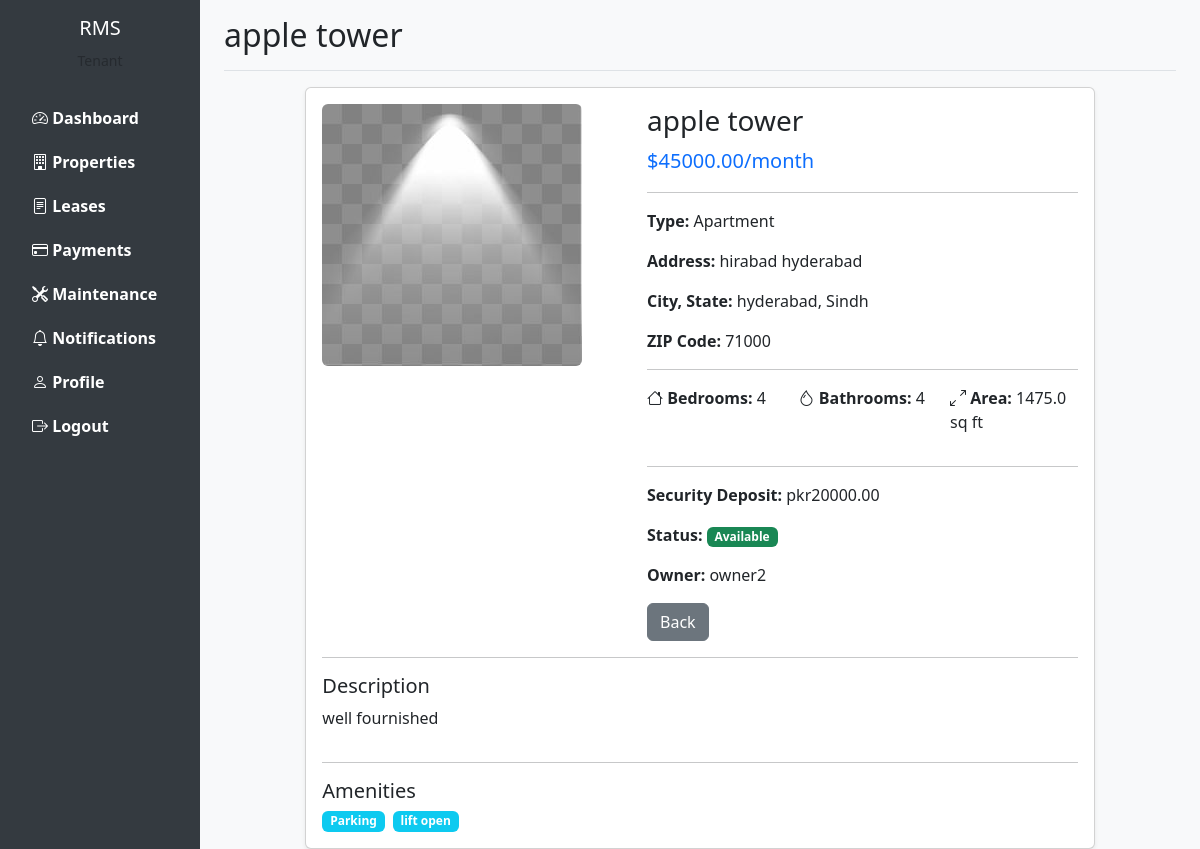
/properties/1 (signed in), run on the app's committed database.
### models.py (models this page shows, shortened)
class Property(db.Model):
    __tablename__ = 'properties'
    id = db.Column(db.Integer, primary_key=True)
    owner_id = db.Column(db.Integer, db.ForeignKey('users.id'), nullable=False)
    property_type = db.Column(db.String(50), nullable=False)
    title = db.Column(db.String(200), nullable=False)
    address = db.Column(db.Text, nullable=False)
    city = db.Column(db.String(100))
    state = db.Column(db.String(100))
    zip_code = db.Column(db.String(20))
    bedrooms = db.Column(db.Integer)
    bathrooms = db.Column(db.Integer)
    area_sqft = db.Column(db.Float)
    rent_amount = db.Column(db.Float, nullable=False)
    security_deposit = db.Column(db.Float)
    description = db.Column(db.Text)
    amenities = db.Column(db.Text)
    availability_status = db.Column(db.String(20), default='available')
    image_path = db.Column(db.String(255))
    created_at = db.Column(db.DateTime, default=datetime.utcnow)
    updated_at = db.Column(db.DateTime, default=datetime.utcnow, onupdate=datetime.utcnow)
    leases = db.relationship('Lease', backref='property', lazy=True)
    maintenance_requests = db.relationship('MaintenanceRequest', backref='property', lazy=True)

class User(UserMixin, db.Model):
    __tablename__ = 'users'
    id = db.Column(db.Integer, primary_key=True)
    username = db.Column(db.String(80), unique=True, nullable=False)
    email = db.Column(db.String(120), unique=True, nullable=False)
    password_hash = db.Column(db.String(255), nullable=False)
    full_name = db.Column(db.String(120), nullable=False)
    phone = db.Column(db.String(20))
    address = db.Column(db.Text)
    role = db.Column(db.String(20), nullable=False)
    is_active = db.Column(db.Boolean, default=True)
    created_at = db.Column(db.DateTime, default=datetime.utcnow)
    updated_at = db.Column(db.DateTime, default=datetime.utcnow, onupdate=datetime.utcnow)
    properties = db.relationship('Property', backref='owner', lazy=True, foreign_keys='Property.owner_id')
    leases_as_tenant = db.relationship('Lease', backref='tenant', lazy=True, foreign_keys='Lease.tenant_id')
    payments = db.relationship('Payment', backref='payer', lazy=True)
    maintenance_requests = db.relationship('MaintenanceRequest', backref='requester', lazy=True, foreign_keys='MaintenanceRequest.tenant_id')
    assigned_maintenance = db.relationship('MaintenanceRequest', backref='assigned_staff', lazy=True, foreign_keys='MaintenanceRequest.staff_id')
    notifications = db.relationship('Notification', backref='user', lazy=True)

### routes.py (the view)
@current_app.route('/properties/<int:property_id>')
@login_required
def view_property(property_id):
    property = Property.query.get_or_404(property_id)
    return render_template('properties/view.html', property=property)

### app.py (called while the page is built)
def create_app():
    app = Flask(__name__)
    app.config['SECRET_KEY'] = 'your-secret-key-change-in-production'
    app.config['SQLALCHEMY_DATABASE_URI'] = 'sqlite:///rental_management.db'
    app.config['SQLALCHEMY_TRACK_MODIFICATIONS'] = False
    app.config['UPLOAD_FOLDER'] = 'static/uploads'
    os.makedirs(app.config['UPLOAD_FOLDER'], exist_ok=True)
    db.init_app(app)
    login_manager.init_app(app)
    migrate.init_app(app, db)
    login_manager.login_view = 'login'
    login_manager.login_message = 'Please log in to access this page.'
    with app.app_context():
        from models import User
        @login_manager.user_loader
        def load_user(user_id):
            return User.query.get(int(user_id))
        import routes
        db.create_all()
    return app

### templates/properties/view.html (shortened to what this page needs)
{% extends "base.html" %}
{% block page_title %}{{ property.title }}{% endblock %}
{% block content %}
<div class="row">
    <div class="col-md-10 offset-md-1">
        <div class="card">
            <div class="card-body">
                <div class="row">
                    <div class="col-md-5">
                        {% if property.image_path %}
                        <img src="{{ url_for('static', filename='uploads/' + property.image_path) }}" class="img-fluid rounded" alt="{{ property.title }}">
                        {% else %}
                        <div class="bg-secondary text-white text-center rounded" style="height: 300px; display: flex; align-items: center; justify-content: center;">
                            <i class="bi bi-building" style="font-size: 5rem;"></i>
                        </div>
                        {% endif %}
                    </div>
                    <div class="col-md-7">
                        <h3>{{ property.title }}</h3>
                        <p class="lead text-primary">${{ "%.2f"|format(property.rent_amount) }}/month</p>
                        <hr>
                        <p><strong>Type:</strong> {{ property.property_type }}</p>
                        <p><strong>Address:</strong> {{ property.address }}</p>
                        <p><strong>City, State:</strong> {{ property.city }}, {{ property.state }}</p>
                        <p><strong>ZIP Code:</strong> {{ property.zip_code }}</p>
                        <hr>
                        <div class="row">
                            <div class="col-md-4">
                                <p><i class="bi bi-house"></i> <strong>Bedrooms:</strong> {{ property.bedrooms or 'N/A' }}</p>
                            </div>
                            <div class="col-md-4">
                                <p><i class="bi bi-droplet"></i> <strong>Bathrooms:</strong> {{ property.bathrooms or 'N/A' }}</p>
                            </div>
                            <div class="col-md-4">
                                <p><i class="bi bi-arrows-angle-expand"></i> <strong>Area:</strong> {{ property.area_sqft or 'N/A' }} sq ft</p>
                            </div>
                        </div>
                        <hr>
                        <p><strong>Security Deposit:</strong> pkr{{ "%.2f"|format(property.security_deposit or 0) }}</p>
                        <p><strong>Status:</strong>
                            <span class="badge bg-{{ 'success' if property.availability_status == 'available' else 'danger' if property.availability_status == 'occupied' else 'warning' }}">
                                {{ property.availability_status|title }}
                            </span>
                        </p>
                        {% if property.owner %}
                        <p><strong>Owner:</strong> {{ property.owner.full_name }}</p>
                        {% endif %}
                        <div class="mt-3">
                            <a href="{{ url_for('properties') }}" class="btn btn-secondary">Back</a>
                        </div>
                    </div>
                </div>
                {% if property.description %}
                <hr>
                <div class="row">
                    <div class="col-md-12">
                        <h5>Description</h5>
                        <p>{{ property.description }}</p>
                    </div>
                </div>
                {% endif %}
                {% if property.amenities %}
                <hr>
                <div class="row">
                    <div class="col-md-12">
                        <h5>Amenities</h5>
                        <div class="d-flex flex-wrap gap-2">
                            {% for amenity in property.amenities.split(',') %}
                            <span class="badge bg-info">{{ amenity.strip() }}</span>
                            {% endfor %}
                        </div>
                    </div>
                </div>
                {% endif %}
            </div>
        </div>
    </div>
</div>
{% endblock %}

### templates/base.html (style rules this page uses)
body { min-height: 100vh; background-color: #f8f9fa; }
.card { box-shadow: 0 0.125rem 0.25rem rgba(0,0,0,0.075); }

### data on the page
Property: title "apple tower", image_path (picture), rent_amount "45000.00", property_type "Apartment", address "hirabad hyderabad", city "hyderabad", state "Sindh", zip_code "71000", bedrooms "4", bathrooms "4", area_sqft "1475.0", security_deposit "20000.00", availability_status "Available", description "well fournished"
User: owner.full_name "owner2"

### other printed values
{{ amenity.strip() }} "Parking" "lift open"
